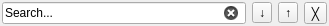
<?xml version="1.0" encoding="UTF-8"?>
<ui version="4.0">
 <class>SearchBar</class>
 <widget class="QWidget" name="SearchBar">
  <property name="geometry">
   <rect>
    <x>0</x>
    <y>0</y>
    <width>329</width>
    <height>26</height>
   </rect>
  </property>
  <property name="sizePolicy">
   <sizepolicy hsizetype="Preferred" vsizetype="Fixed">
    <horstretch>0</horstretch>
    <verstretch>0</verstretch>
   </sizepolicy>
  </property>
  <property name="windowTitle">
   <string>Form</string>
  </property>
  <property name="autoFillBackground">
   <bool>true</bool>
  </property>
  <layout class="QHBoxLayout" name="horizontalLayout">
   <property name="leftMargin">
    <number>2</number>
   </property>
   <property name="topMargin">
    <number>2</number>
   </property>
   <property name="rightMargin">
    <number>2</number>
   </property>
   <property name="bottomMargin">
    <number>2</number>
   </property>
   <item>
    <widget class="QLineEdit" name="lineEdit">
     <property name="text">
      <string>Search...</string>
     </property>
     <property name="placeholderText">
      <string>Find Commit</string>
     </property>
     <property name="clearButtonEnabled">
      <bool>true</bool>
     </property>
    </widget>
   </item>
   <item>
    <widget class="QToolButton" name="forwardButton">
     <property name="toolTip">
      <string>Next Occurrence</string>
     </property>
     <property name="text">
      <string notr="true">↓</string>
     </property>
    </widget>
   </item>
   <item>
    <widget class="QToolButton" name="backwardButton">
     <property name="toolTip">
      <string>Previous Occurrence</string>
     </property>
     <property name="text">
      <string notr="true">↑</string>
     </property>
    </widget>
   </item>
   <item>
    <widget class="QToolButton" name="closeButton">
     <property name="toolTip">
      <string>Close Search Bar</string>
     </property>
     <property name="text">
      <string notr="true">╳</string>
     </property>
    </widget>
   </item>
  </layout>
 </widget>
 <resources/>
 <connections/>
</ui>
